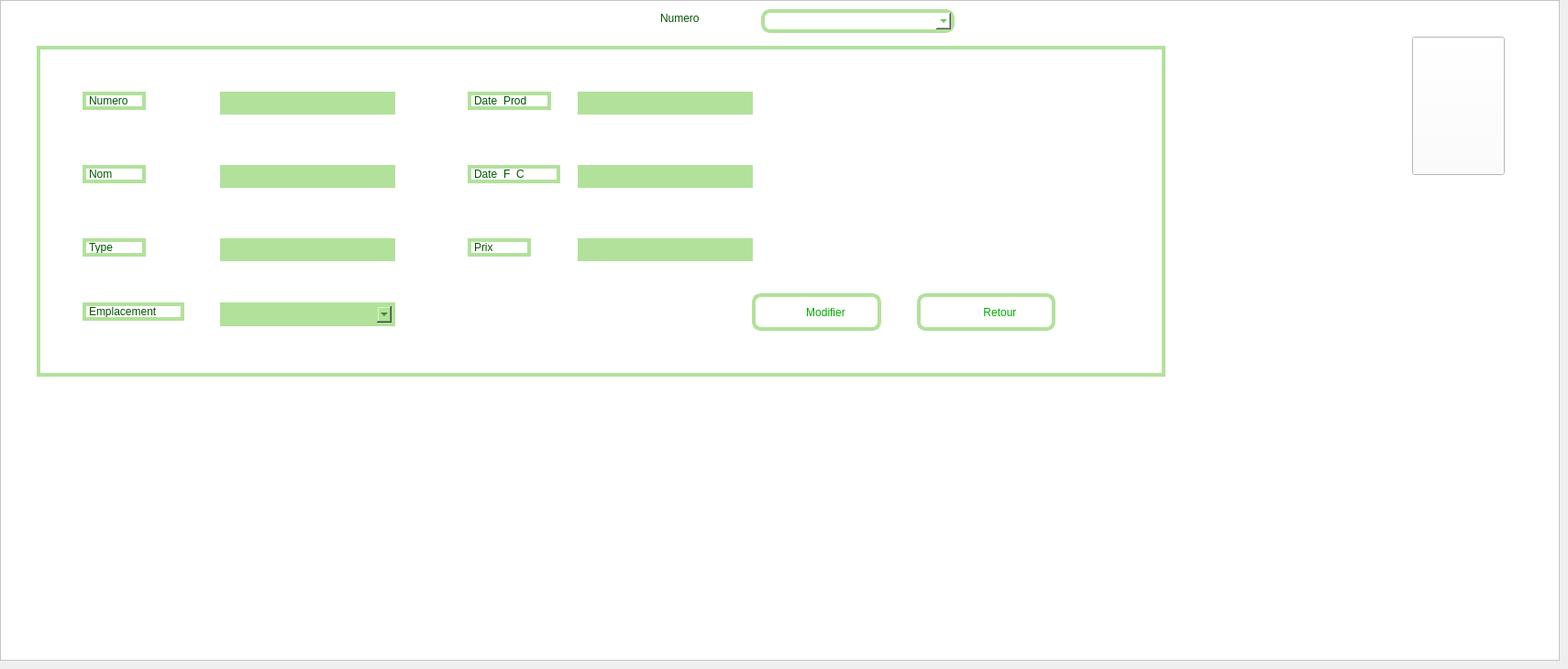
    <widget class="QWidget" name="page_9">
     <widget class="QFrame" name="frame_produit_modif">
      <property name="geometry">
       <rect>
        <x>0</x>
        <y>0</y>
        <width>1701</width>
        <height>721</height>
       </rect>
      </property>
      <property name="styleSheet">
       <string notr="true">background-color:rgb(255,255,255);</string>
      </property>
      <property name="frameShape">
       <enum>QFrame::StyledPanel</enum>
      </property>
      <property name="frameShadow">
       <enum>QFrame::Raised</enum>
      </property>
      <widget class="QFrame" name="frame_produit_modif2_2">
       <property name="geometry">
        <rect>
         <x>40</x>
         <y>50</y>
         <width>1231</width>
         <height>361</height>
        </rect>
       </property>
       <property name="styleSheet">
        <string notr="true">border:4px solid rgb(178,225,155);</string>
       </property>
       <property name="frameShape">
        <enum>QFrame::StyledPanel</enum>
       </property>
       <property name="frameShadow">
        <enum>QFrame::Raised</enum>
       </property>
       <widget class="QGroupBox" name="groupBox_2">
        <property name="geometry">
         <rect>
          <x>0</x>
          <y>0</y>
          <width>1231</width>
          <height>361</height>
         </rect>
        </property>
        <property name="styleSheet">
         <string notr="true">font:10pt&quot;Centaur&quot;;
color:rgb(0,85,0);

</string>
        </property>
        <property name="title">
         <string/>
        </property>
        <widget class="QPushButton" name="pb_modifier_produit">
         <property name="geometry">
          <rect>
           <x>780</x>
           <y>270</y>
           <width>141</width>
           <height>41</height>
          </rect>
         </property>
         <property name="styleSheet">
          <string notr="true">font:10pt&quot;Centaur&quot;;
color:rgb(0,170,0);
border-radius:10px;
border:4px solid rgb(178,225,155);</string>
         </property>
         <property name="text">
          <string>      Modifier</string>
         </property>
        </widget>
        <widget class="QLabel" name="label_produit5_2">
         <property name="geometry">
          <rect>
           <x>50</x>
           <y>130</y>
           <width>69</width>
           <height>20</height>
          </rect>
         </property>
         <property name="text">
          <string>Nom</string>
         </property>
        </widget>
        <widget class="QLabel" name="label_produit6_2">
         <property name="geometry">
          <rect>
           <x>50</x>
           <y>210</y>
           <width>69</width>
           <height>20</height>
          </rect>
         </property>
         <property name="text">
          <string>Type</string>
         </property>
        </widget>
        <widget class="QLabel" name="label_62">
         <property name="geometry">
          <rect>
           <x>120</x>
           <y>390</y>
           <width>69</width>
           <height>20</height>
          </rect>
         </property>
         <property name="text">
          <string>Prix</string>
         </property>
        </widget>
        <widget class="QLineEdit" name="le_Numero_modif">
         <property name="geometry">
          <rect>
           <x>200</x>
           <y>50</y>
           <width>191</width>
           <height>25</height>
          </rect>
         </property>
         <property name="styleSheet">
          <string notr="true">background-color:rgb(178,225,155);</string>
         </property>
        </widget>
        <widget class="QLabel" name="label_produit12_2">
         <property name="geometry">
          <rect>
           <x>50</x>
           <y>50</y>
           <width>69</width>
           <height>20</height>
          </rect>
         </property>
         <property name="text">
          <string>Numero</string>
         </property>
        </widget>
        <widget class="QLabel" name="label_produit13_2">
         <property name="geometry">
          <rect>
           <x>50</x>
           <y>280</y>
           <width>111</width>
           <height>20</height>
          </rect>
         </property>
         <property name="text">
          <string>Emplacement</string>
         </property>
        </widget>
        <widget class="QLineEdit" name="le_Nom_modif">
         <property name="geometry">
          <rect>
           <x>200</x>
           <y>130</y>
           <width>191</width>
           <height>25</height>
          </rect>
         </property>
         <property name="styleSheet">
          <string notr="true">background-color:rgb(178,225,155);</string>
         </property>
        </widget>
        <widget class="QLineEdit" name="letypemodif">
         <property name="geometry">
          <rect>
           <x>200</x>
           <y>210</y>
           <width>191</width>
           <height>25</height>
          </rect>
         </property>
         <property name="styleSheet">
          <string notr="true">background-color:rgb(178,225,155);</string>
         </property>
        </widget>
        <widget class="QLabel" name="label_produit23_2">
         <property name="geometry">
          <rect>
           <x>470</x>
           <y>50</y>
           <width>91</width>
           <height>20</height>
          </rect>
         </property>
         <property name="text">
          <string>Date_Prod</string>
         </property>
        </widget>
        <widget class="QLabel" name="label_produit24_2">
         <property name="geometry">
          <rect>
           <x>470</x>
           <y>130</y>
           <width>101</width>
           <height>20</height>
          </rect>
         </property>
         <property name="text">
          <string>Date_F_C</string>
         </property>
        </widget>
        <widget class="QLabel" name="label_produit25_2">
         <property name="geometry">
          <rect>
           <x>470</x>
           <y>210</y>
           <width>69</width>
           <height>20</height>
          </rect>
         </property>
         <property name="text">
          <string>Prix</string>
         </property>
        </widget>
        <widget class="QLineEdit" name="le_Date_Prod_modif">
         <property name="geometry">
          <rect>
           <x>590</x>
           <y>50</y>
           <width>191</width>
           <height>25</height>
          </rect>
         </property>
         <property name="styleSheet">
          <string notr="true">background-color:rgb(178,225,155);</string>
         </property>
        </widget>
        <widget class="QLineEdit" name="le_Date_F_C_modif">
         <property name="geometry">
          <rect>
           <x>590</x>
           <y>130</y>
           <width>191</width>
           <height>25</height>
          </rect>
         </property>
         <property name="styleSheet">
          <string notr="true">background-color:rgb(178,225,155);</string>
         </property>
        </widget>
        <widget class="QLineEdit" name="le_Prix_modif">
         <property name="geometry">
          <rect>
           <x>590</x>
           <y>210</y>
           <width>191</width>
           <height>25</height>
          </rect>
         </property>
         <property name="styleSheet">
          <string notr="true">background-color:rgb(178,225,155);</string>
         </property>
        </widget>
        <widget class="QLabel" name="le_Nom_modif_erre">
         <property name="geometry">
          <rect>
           <x>200</x>
           <y>160</y>
           <width>191</width>
           <height>20</height>
          </rect>
         </property>
         <property name="styleSheet">
          <string notr="true">border:rgb(255,255,255);</string>
         </property>
         <property name="text">
          <string/>
         </property>
        </widget>
        <widget class="QLabel" name="le_Prix_modif_erre">
         <property name="geometry">
          <rect>
           <x>590</x>
           <y>240</y>
           <width>191</width>
           <height>20</height>
          </rect>
         </property>
         <property name="styleSheet">
          <string notr="true">border:rgb(255,255,255);</string>
         </property>
         <property name="text">
          <string/>
         </property>
        </widget>
        <widget class="QComboBox" name="le_Emplacement_modif">
         <property name="geometry">
          <rect>
           <x>200</x>
           <y>280</y>
           <width>191</width>
           <height>26</height>
          </rect>
         </property>
         <property name="styleSheet">
          <string notr="true">background-color:rgb(178,225,155);</string>
         </property>
        </widget>
        <widget class="QPushButton" name="retour_modif_produit">
         <property name="geometry">
          <rect>
           <x>960</x>
           <y>270</y>
           <width>151</width>
           <height>41</height>
          </rect>
         </property>
         <property name="styleSheet">
          <string notr="true">font:10pt&quot;Centaur&quot;;
color:rgb(0,170,0);
border-radius:10px;
border:4px solid rgb(178,225,155);</string>
         </property>
         <property name="text">
          <string>         Retour</string>
         </property>
        </widget>
        <widget class="QLabel" name="label_produit_modif_produit">
         <property name="enabled">
          <bool>false</bool>
         </property>
         <property name="geometry">
          <rect>
           <x>800</x>
           <y>280</y>
           <width>20</width>
           <height>20</height>
          </rect>
         </property>
         <property name="styleSheet">
          <string notr="true">border:rgb(255,255,255);
</string>
         </property>
         <property name="text">
          <string/>
         </property>
        </widget>
        <widget class="QLabel" name="label_produit_retour_modif_1">
         <property name="enabled">
          <bool>false</bool>
         </property>
         <property name="geometry">
          <rect>
           <x>990</x>
           <y>280</y>
           <width>20</width>
           <height>20</height>
          </rect>
         </property>
         <property name="styleSheet">
          <string notr="true">border:rgb(255,255,255);
</string>
         </property>
         <property name="text">
          <string/>
         </property>
        </widget>
       </widget>
      </widget>
      <widget class="QComboBox" name="le_Numero_modif_2">
       <property name="geometry">
        <rect>
         <x>830</x>
         <y>10</y>
         <width>211</width>
         <height>26</height>
        </rect>
       </property>
       <property name="styleSheet">
        <string notr="true">
font:10pt&quot;Centaur&quot;;
color:rgb(0,170,0);
border-radius:10px;
border:4px solid rgb(178,225,155);</string>
       </property>
      </widget>
      <widget class="QLabel" name="label_produit22_2">
       <property name="geometry">
        <rect>
         <x>720</x>
         <y>10</y>
         <width>69</width>
         <height>20</height>
        </rect>
       </property>
       <property name="styleSheet">
        <string notr="true">font:10pt&quot;Centaur&quot;;
color:rgb(0,85,0);</string>
       </property>
       <property name="text">
        <string>Numero</string>
       </property>
      </widget>
      <widget class="QPushButton" name="pushButton_12">
       <property name="geometry">
        <rect>
         <x>1540</x>
         <y>40</y>
         <width>101</width>
         <height>151</height>
        </rect>
       </property>
       <property name="styleSheet">
        <string notr="true">image: url(:/logo ....png);
border-image: url(:/logo ....png);</string>
       </property>
       <property name="text">
        <string/>
       </property>
      </widget>
     </widget>
    </widget>
